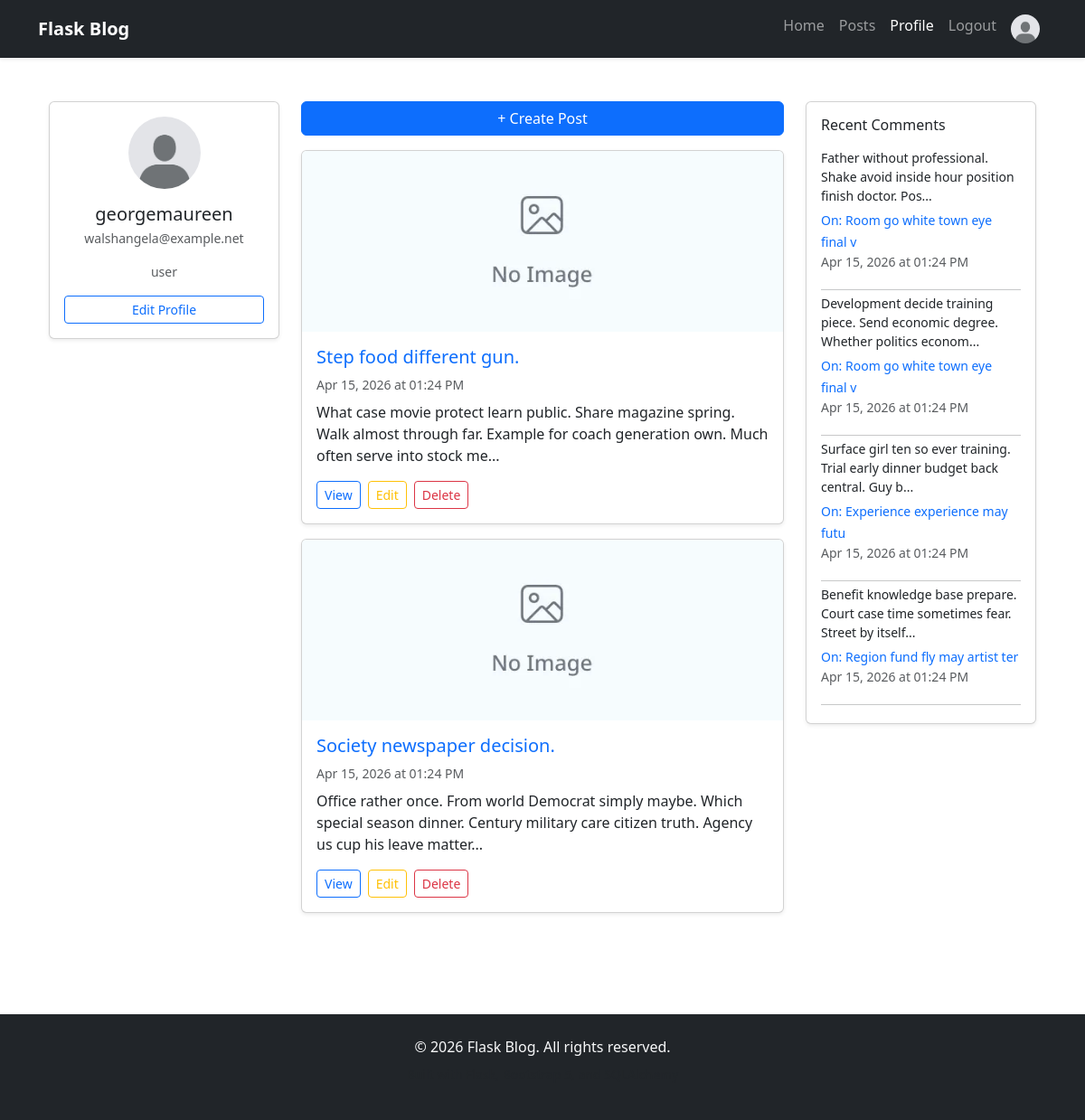
Screenshot of /profile (signed in) with the database file from the repository.
### app/models.py (models this page shows, shortened)
class User(db.Model, UserMixin):
    __tablename__ = "users"
    id = db.Column(db.Integer, primary_key=True)
    role = db.Column(db.String(20), default="user")
    username = db.Column(db.String(64), unique=True, nullable=False)
    email = db.Column(db.String(120), unique=True, nullable=False)
    hashed_password = db.Column(db.String(128), nullable=False)
    joined_at = db.Column(db.DateTime, default=GET_TIME_NOW)
    profile_picture = db.Column(db.String(256), default= "default.jpg")
    posts = db.relationship("Post", backref="author", lazy="dynamic")
    comments = db.relationship("Comment", backref="author", lazy="dynamic")
    @property
    def password(self):
        raise AttributeError("Password is not a readable attribute.")

class Post(db.Model):
    __tablename__ = "posts"
    id = db.Column(db.Integer, primary_key=True)
    title = db.Column(db.String(140), nullable=False)
    content = db.Column(db.Text, nullable=False)
    timestamp = db.Column(db.DateTime, index=True, default=GET_TIME_NOW)
    author_id = db.Column(db.Integer, db.ForeignKey("users.id"), nullable=False)
    comments = db.relationship("Comment", backref="post", lazy="dynamic")
    cover_image = db.Column(db.String(256), default="default_post.jpg")

class Comment(db.Model):
    __tablename__ = "comments"
    id = db.Column(db.Integer, primary_key=True)
    content = db.Column(db.Text, nullable=False)
    timestamp = db.Column(db.DateTime, index=True, default=GET_TIME_NOW)
    author_id = db.Column(db.Integer, db.ForeignKey("users.id"), nullable=False)
    post_id = db.Column(db.Integer, db.ForeignKey("posts.id"), nullable=False)

### app/main/views.py (the view)
@main.route('/profile')
@login_required
def profile():
    comments = current_user.comments.order_by(Comment.timestamp.desc()).all()
    return render_template('main/dashboard.html', title= current_user.username + "'s Profile", comments=comments)

### app/__init__.py (called while the page is built)
def create_app():
    app = Flask(__name__)
    app.config.from_object(configs["development"])
    db.init_app(app)
    login_manager.init_app(app)
    from app.models import User
    @login_manager.user_loader
    def load_user(user_id):
        return User.query.get(user_id)
    with app.app_context():
        db.create_all()
    from app.main import main
    app.register_blueprint(main)
    from app.auth import auth
    app.register_blueprint(auth)
    from app.services import services
    app.register_blueprint(services)
    return app

### app/templates/main/dashboard.html (shortened to what this page needs)
{% extends "base.html" %}
{% block content %}
<div class="container mt-4">
    <div class="row">
        <div class="col-lg-3 mb-4">
            <div class="card shadow-sm">
                <div class="card-body p-3">
                    <div class="text-center mb-3">
                        {% if current_user.profile_picture %}
                            <img src="{{ url_for('static', filename='pics/' + current_user.profile_picture) }}" alt="{{ current_user.username }}" class="rounded-circle" width="80" height="80">
                        {% else %}
                            <img src="https://via.placeholder.com/80" alt="Avatar" class="rounded-circle" width="80" height="80">
                        {% endif %}
                    </div>
                    <h5 class="card-title text-center mb-1">{{ current_user.username }}</h5>
                    <p class="text-muted text-center small mb-3">{{ current_user.email }}</p>
                    <p class="text-muted text-center small mb-3">{{ current_user.role }}</p>
                    <a href="{{ url_for('services.edit_profile') }}" class="btn btn-sm btn-outline-primary w-100">Edit Profile</a>
                </div>
            </div>
        </div>
        <div class="col-lg-6 mb-4">
            <div class="mb-3">
                <a href="{{url_for('services.create_post')}}" class="btn btn-primary w-100">+ Create Post</a>
            </div>
            {% if current_user.posts %}
                            {% for post in current_user.posts %}
                                <div class="card shadow-sm mb-3">
                                    {% if post.cover_image %}
                                        <img src="{{ url_for('static', filename='pics/' + post.cover_image) }}" alt="{{ post.title }}" class="card-img-top" style="height: 200px; object-fit: cover;">
                                    {% endif %}
                                    <div class="card-body p-3">
                                        <h5 class="card-title mb-2">
                                            <a href="#" class="text-decoration-none">{{ post.title }}</a>
                                        </h5>
                                        <p class="card-text text-muted small mb-2">
                                            {{ post.timestamp.strftime('%b %d, %Y at %I:%M %p') }}
                                        </p>
                                        <p class="card-text mb-3">
                                            {{ post.content[:150] }}{% if post.content|length > 150 %}...{% endif %}
                                        </p>
                                        <div class="d-flex gap-2">
                                            <a href="{{ url_for('main.get_post', post_id=post.id) }}" class="btn btn-sm btn-outline-primary">View</a>
                                            <a href="{{ url_for('services.edit_post', post_id=post.id) }}" class="btn btn-sm btn-outline-warning">Edit</a>
                                            <form action="{{ url_for('services.remove_post', post_id=post.id) }}" method="POST" class="d-inline">
                                                <button type="submit" class="btn btn-sm btn-outline-danger">Delete</button>
                                            </form>
                                        </div>
                                    </div>
                                </div>
                            {% endfor %}
                        {% endif %}
        </div>
        <div class="col-lg-3 mb-4">
            <div class="card shadow-sm">
                <div class="card-body p-3">
                    <h6 class="card-title mb-3">Recent Comments</h6>
                    {% if comments %}
                        <div class="list-group list-group-flush">
                            {% for comment in comments %}
                                <div class="list-group-item p-0 pb-2 mb-2 border-0">
                                    <p class="small mb-1">{{ comment.content[:80] }}{% if comment.content|length > 80 %}...{% endif %}</p>
                                    <a href="{{ url_for('main.get_post', post_id=comment.post.id) }}" class="small text-decoration-none">On: {{ comment.post.title[:30] }}</a>
                                    <p class="text-muted small mb-0">{{ comment.timestamp.strftime('%b %d, %Y at %I:%M %p') }}</p>
                                </div>
                                <hr class="my-1">
                            {% endfor %}
                        </div>
                    {% else %}
                        <p class="text-muted small mb-0">No comments yet.</p>
                    {% endif %}
                </div>
            </div>
        </div>
    </div>
</div>
{% endblock %}

### app/templates/base.html (shortened to what this page needs)
<!DOCTYPE html>
<html lang="en">
<head>
    <link href="https://cdn.jsdelivr.net/npm/bootstrap@5.3.0/dist/css/bootstrap.min.css" rel="stylesheet">
    <link rel="stylesheet" href="{{ url_for('static', filename='css/style.css') }}">
</head>
<body class="d-flex flex-column min-vh-100">
    <nav class="navbar navbar-expand-lg navbar-dark bg-dark sticky-top shadow-sm">
        <div class="container">
            <a class="navbar-brand fw-bold" href="{{ url_for('main.home') }}">
                 Flask Blog
            </a>
            <div class="collapse navbar-collapse" id="navbarNav">
                <ul class="navbar-nav ms-auto">
                    <li class="nav-item">
                        <a class="nav-link {% if request.endpoint == 'main.home' %}active{% endif %}" href="{{ url_for('main.home') }}">
                            Home
                        </a>
                    </li>
                    {% if current_user.is_authenticated %}
                    <li class="nav-item">
                        <a class="nav-link {% if request.endpoint == 'main.posts' %}active{% endif %}" href="{{ url_for('main.posts') }}">
                            Posts
                        </a>
                    </li>
                        <li class="nav-item">
                            <a class="nav-link {% if request.endpoint == 'main.profile' %}active{% endif %}" href="{{ url_for('main.profile') }}">
                                Profile
                            </a>
                        </li>
                        <li class="nav-item">
                            <a class="nav-link" href="{{ url_for('auth.logout') }}">Logout</a>
                        </li>
                        <li class="nav-item">
                            <a class="nav-link" href="{{ url_for('main.profile') }}">
                                <img src="{{ url_for('static', filename='pics/' + current_user.profile_picture) }}" alt="{{ current_user.username }}"
                                     class="rounded-circle" width="32" height="32">
                            </a>
                        </li>
                    {% endif %}
                </ul>
            </div>
        </div>
    </nav>
    <main class="flex-grow-1 py-4">
        <div class="container">
            {% block content %}{% endblock %}
        </div>
    </main>
    <footer class="bg-dark text-light text-center py-4 mt-5">
        <div class="container">
            <p class="mb-2">&copy; 2026 Flask Blog. All rights reserved.</p>
            <p class="text-muted small">Built with Flask, Bootstrap 5, and SQLAlchemy</p>
        </div>
    </footer>
</body>
</html>

### rows the page displays
User: profile_picture (placeholder picture), username "georgemaureen", email "walshangela@example.net", role "user"
Post: cover_image (placeholder picture), title "Step food different gun.", timestamp "Apr 15, 2026 at 01:24 PM", content "What case movie protect learn public. Share magazine spring. Walk almost through far. Example for coach generation own. Much often serve into stock me"
Post: cover_image (placeholder picture), title "Society newspaper decision.", timestamp "Apr 15, 2026 at 01:24 PM", content "Office rather once. From world Democrat simply maybe. Which special season dinner. Century military care citizen truth. Agency us cup his leave matter"
Comment: content "Father without professional. Shake avoid inside hour position finish doctor. Pos", post "Room go white town eye final v", timestamp "Apr 15, 2026 at 01:24 PM"
Comment: content "Development decide training piece. Send economic degree. Whether politics econom", post "Room go white town eye final v", timestamp "Apr 15, 2026 at 01:24 PM"
Comment: content "Surface girl ten so ever training. Trial early dinner budget back central. Guy b", post "Experience experience may futu", timestamp "Apr 15, 2026 at 01:24 PM"
Comment: content "Benefit knowledge base prepare. Court case time sometimes fear. Street by itself", post "Region fund fly may artist ter", timestamp "Apr 15, 2026 at 01:24 PM"
